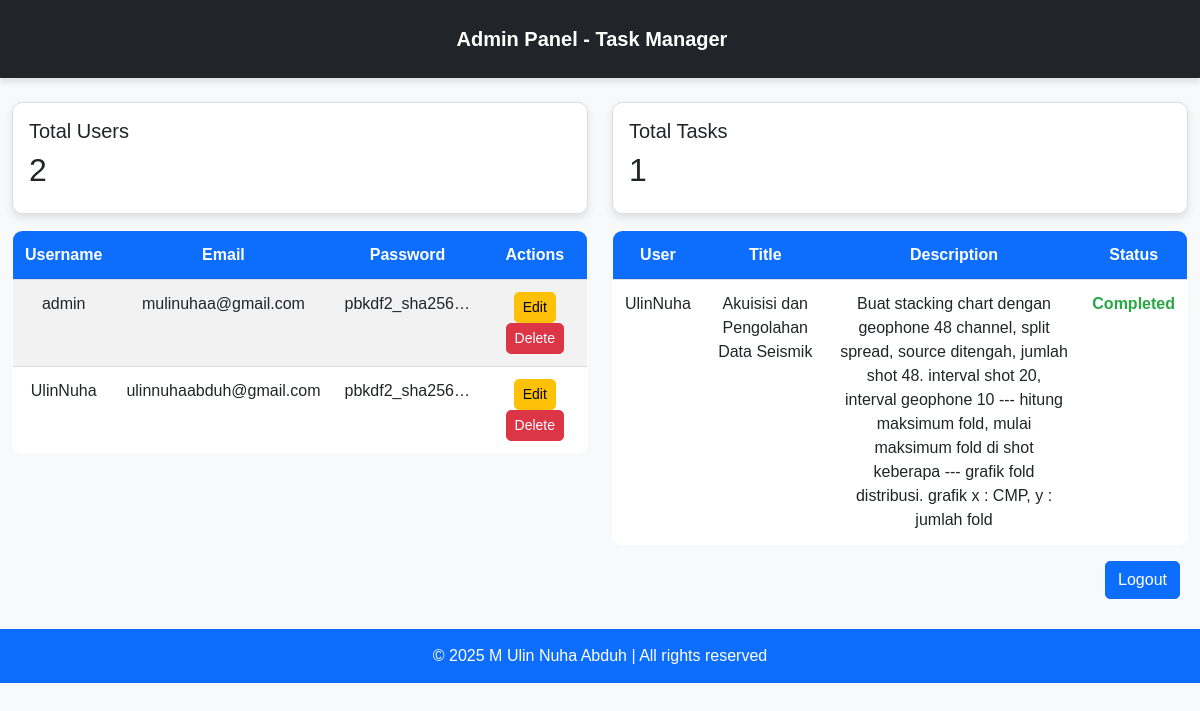
Page /admin-panel/ (signed in) on the committed database.
### taskmanager/models.py (models this page shows, shortened)
class Task(models.Model):
    title = models.CharField(max_length=255)
    description = models.TextField(blank=True, null=True)
    deadline = models.DateField(blank=True, null=True)
    status_choices = [
        ('todo', 'To Do'),
        ('in_progress', 'In Progress'),
        ('completed', 'Completed'),
    ]
    status = models.CharField(max_length=15, choices=status_choices, default='todo')
    created_at = models.DateTimeField(auto_now_add=True)
    updated_at = models.DateTimeField(auto_now=True)
    user = models.ForeignKey(User, on_delete=models.CASCADE)

### taskmanager/views.py (the view)
# urls.py: path('', staff_member_required(admin_dashboard), name='admin_dashboard'),
@login_required
@user_passes_test(is_admin)
def admin_dashboard(request):
    users = User.objects.all()
    tasks = Task.objects.all()
    return render(request, 'admin_panel/dashboard.html', {'users': users, 'tasks': tasks})

### taskmanager/views.py (called while the page is built)
def is_admin(user):
    return user.is_superuser

### templates/admin_panel/dashboard.html
{% extends "admin_panel/base_admin.html" %}
{% load static %}
{% block content %}
<div class="row">
    <div class="col-md-6">
        <div class="card p-3">
            <h5>Total Users</h5>
            <h2>{{ users|length }}</h2>
        </div>
        <table class="table table-striped mt-3">
            <thead>
                <tr>
                    <th>Username</th>
                    <th>Email</th>
                    <th>Password</th>
                    <th>Actions</th>
                </tr>
            </thead>
            <tbody>
                {% for user in users %}
                <tr>
                    <td>{{ user.username }}</td>
                    <td>{{ user.email }}</td>
                    <td style="max-width: 150px; word-wrap: break-word; white-space: nowrap; overflow: hidden; text-overflow: ellipsis;">
                        {{ user.password }}
                    </td>
                    <td>
                        <a href="{% url 'edit_user' user.id %}" class="btn btn-warning btn-sm" data-toggle="modal" data-target="#editUserModal{{ user.id }}">Edit</a>
                        <a href="{% url 'delete_user' user.id %}" class="btn btn-danger btn-sm">Delete</a>
                    </td>
                </tr>
                {% endfor %}
            </tbody>
        </table>
    </div>
    <div class="col-md-6">
        <div class="card p-3 mb-3">
            <h5>Total Tasks</h5>
            <h2>{{ tasks|length }}</h2>
        </div>
        <table class="table">
            <thead>
                <tr>
                    <th>User</th>
                    <th>Title</th>
                    <th>Description</th>
                    <th>Status</th>
                </tr>
            </thead>
            <tbody>
                {% for task in tasks %}
                <tr>
                    <td>{{ task.user.username }}</td>
                    <td>{{ task.title }}</td>
                    <td>{{ task.description }}</td>
                    <td class="task-status">{{ task.status }}</td>
                </tr>
                {% endfor %}
            </tbody>
        </table>
    </div>
</div>
{% endblock %}

### static/css/admin_styles.css (style rules this page uses)
body { background-color: #f8f9fa; font-family: 'Poppins', sans-serif; color: #212529; }
.card { border-radius: 10px; box-shadow: 0 4px 8px rgba(0, 0, 0, 0.1); transition: transform 0.3s ease-in-out; border: 1px solid #ddd; background-color: white; }
.table { background-color: white; border-radius: 10px; overflow: hidden; border: 1px solid #ddd; }
.table th { background-color: #0d6efd; color: white; }
.table td, .table th { padding: 12px; text-align: center; border-bottom: 1px solid #ddd; }
.task-status { border-radius: 5px; padding: 5px 10px; font-weight: bold; }
.btn { border-radius: 5px; transition: all 0.3s ease; }
.btn-warning { background-color: #ffc107; border-color: #ffc107; color: black; }
.btn-danger { background-color: #dc3545; border-color: #dc3545; }

### rows in the picture
Task: user.username "UlinNuha", title "Akuisisi dan Pengolahan Data Seismik", description "Buat stacking chart dengan geophone 48 channel, split spread, source ditengah, jumlah shot 48. interval shot 20, interval geophone 10 --- hitung maksimum fold, mulai maksimum fold di shot keberapa --- grafik fold distribusi. grafik x : CMP, y : jumlah fold"

### other values in the picture
{{ users|length }} "2"
{{ user.username }} "admin"
{{ user.email }} "mulinuhaa@gmail.com"
{{ user.password }} "pbkdf2_sha256…"
{{ user.username }} "UlinNuha"
{{ user.email }} "ulinnuhaabduh@gmail.com"
{{ tasks|length }} "1"
